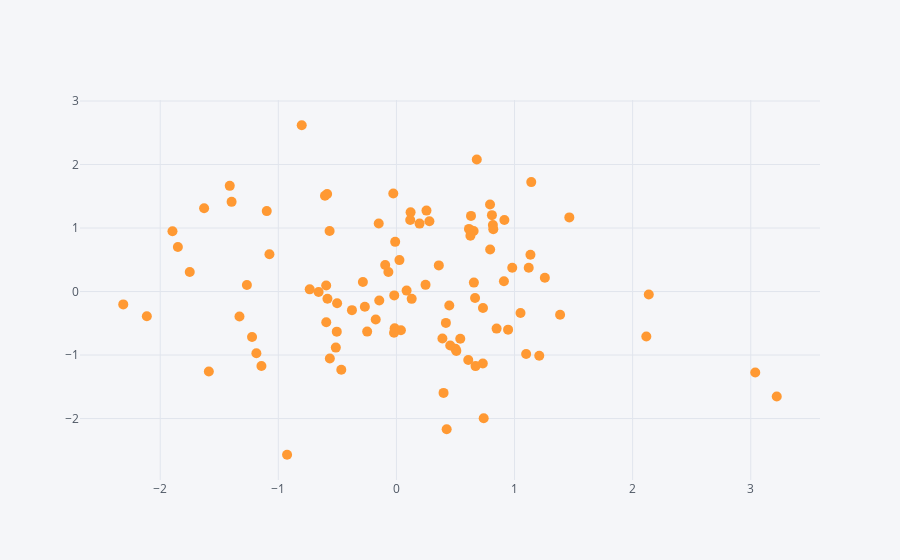

Here is the notebook cell this chart was saved with:
### Markdown cell above
## `kind='scatter'`

### Code cell
df.iplot(kind='scatter',
         x='A',
         y='B',
         mode='markers',
         size=10)
